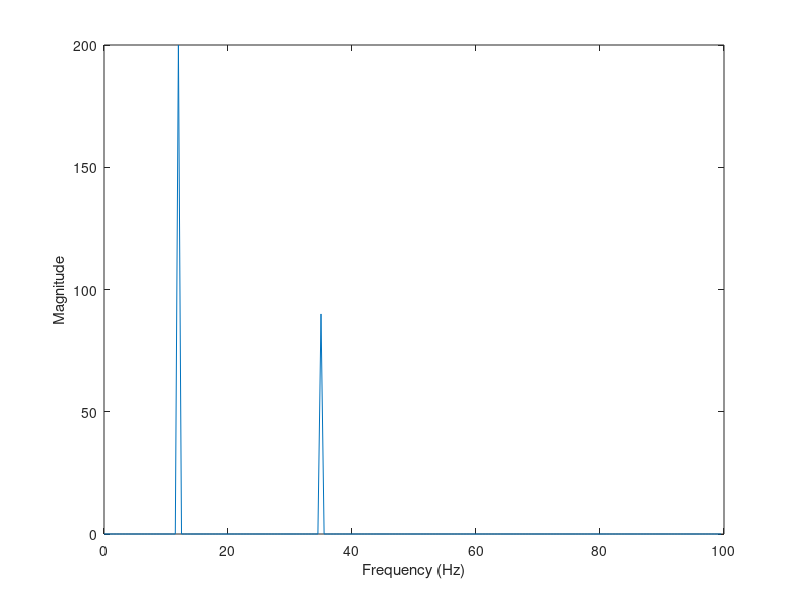

This figure's MATLAB source:
% Identify the dominant frequencies in a synthetic sampled signal.
sampleRate = 200;
t = (0:399) / sampleRate;
signal = sin(2 * pi * 12 * t) + 0.45 * sin(2 * pi * 35 * t);
spectrum = abs(fft(signal));
frequency = (0:length(signal) - 1) * sampleRate / length(signal);
figure();
plot(frequency(1:200), spectrum(1:200));
xlabel('Frequency (Hz)');
ylabel('Magnitude');
